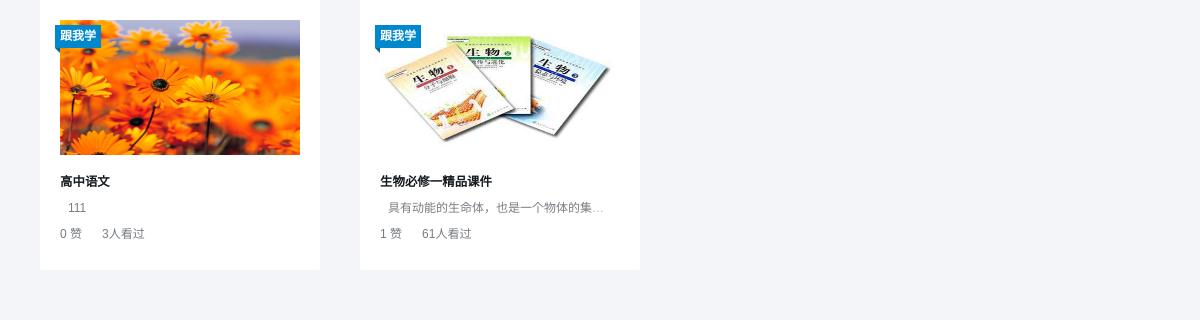
/index.php/admin/main, run on an earlier commit of the app's database.
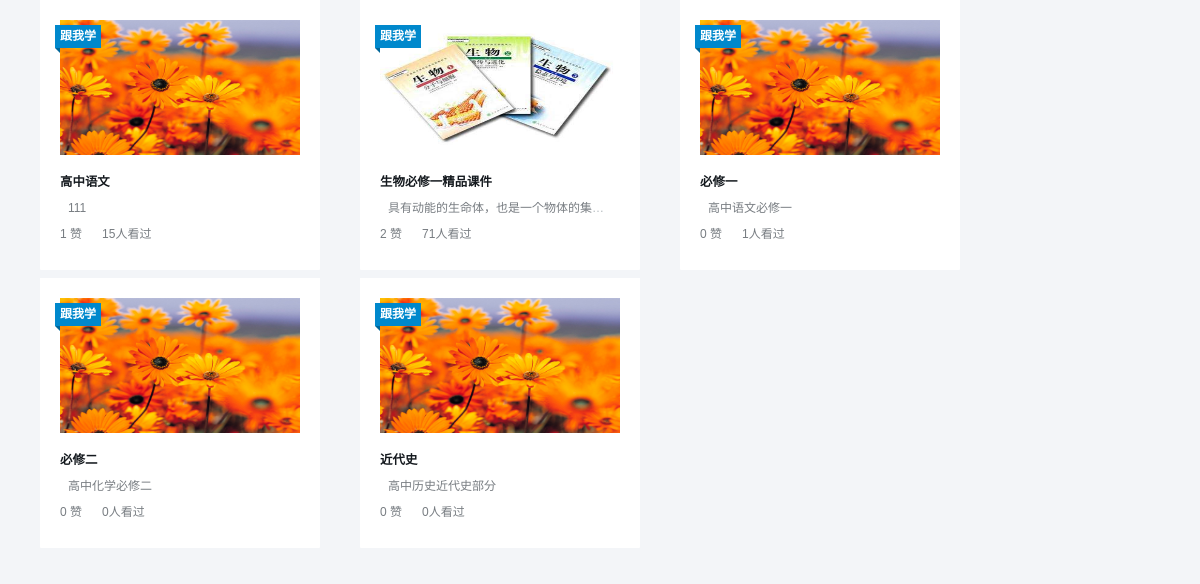
And on a later commit of the database.
### tables this page shows
CREATE TABLE `article` (
  `id` int(10) NOT NULL,
  `name` varchar(50) NOT NULL,
  `author` varchar(50) NOT NULL,
  `http` varchar(200) NOT NULL,
  `date` varchar(50) NOT NULL,
  `thumbs_up` int(50) NOT NULL DEFAULT '0',
  `collection` varchar(50) NOT NULL DEFAULT '0',
  `overview` int(50) NOT NULL DEFAULT '0',
  `category1` int(50) NOT NULL,
  `category2` int(50) NOT NULL,
  `category3` int(50) NOT NULL,
  `text` varchar(500) NOT NULL
);

### application/controllers/Admin.php (called while the page is built, shortened)
<?php
class Admin extends CI_controller {
	public function __construct(){
		$this->load->model("news_model");
		$this->load->model("upload_model");
	}
	public function main(){
		$data['get_article_list'] = $this->news_model->get_news($this->uri->segment(3),$this->uri->segment(4));
		$this->load->view("admin/head");
		$this->load->view("admin/main",$data);
		$this->load->view("admin/foot");
	}
}
?>

### index.php (called while the page is built, shortened)
<?php
require_once BASEPATH.'core/CodeIgniter.php';

### application/models/News_model.php (called while the page is built, shortened)
<?php
class News_model extends CI_Model{
public function get_news($slug1 = false,$slug2 = false){
	if($slug1 ==false&&$slug2 ==false){
		$query = $this->db->get_where("article",array("category2"=>1));
		return $query->result();
	}
	$query = $this->db->get_where("article",array("category1"=>$slug2,"category2"=>$slug1));
	return $query->result();
}
}
?>

### application/views/admin/main.php (the view, shortened to what this page needs)
<div class="container clearfix">
<div class="row">
<div class="col-md-12">
    <div class="course-zz">
        <div class="course-list">
            <div class="js-course-lists">
                <ul>
<?php foreach ($get_article_list as  $value) {  ?>
        <li class="course-one">
             <a  href="<?php echo site_url('frame/index2/'.$value->id) ?>" target="_blank">
            <div class="course-list-img">
                <img width="240" height="135" alt="<?php echo $value->name ?>" src="<?php echo $value->http ?>">
            </div>
            <h5>
                <span><?php echo $value->name ?></span>
            </h5>
            <div class="tips">
                <p class="text-ellipsis"><span><?php echo $value->text ?></span></p>
                <span class="l "><?php echo $value->thumbs_up ?> 赞</span>
                <span class="l ml20">
                    <?php echo $value->overview ?>人看过
                </span>
            </div>
            <b class="follow-label">跟我学</b>
        </a>
    </li>
<?php } ?>
                </ul>
            </div>
            </div>
</div>
</div>

### application/views/admin/head.php (shortened to what this page needs)
<!DOCTYPE html>
<html>
<head lang="en">
<link rel="stylesheet" href="css/public.css" />
<link rel="stylesheet" href="css/zz.css" />
<link rel="stylesheet" href="assets/css/main.css">

### application/views/admin/foot.php (shortened to what this page needs)
</body>
</html>

### css/public.css (style rules this page uses)
* { margin:0px; padding:0px; }
ul { list-style:none; }
a { text-decoration:none; }
img { border:none; }
.clearfix:after { visibility: hidden; display: block; clear: both; height: 0; font-size: 0; content: "."; }
.clearfix { zoom:1; }

### css/zz.css (style rules this page uses)
html, body { font: 14px/1.5 "Microsoft Yahei", "Hiragino Sans GB", Helvetica, "Helvetica Neue", "微软雅黑", Tahoma, Arial, sans-serif; }
.course-list li { background: #fff; background: #f7faf9\0/; *background: #f7faf9; border-bottom: 2px solid #f7faf9\0/; *border-bottom: 2px solid #f7faf9; border-radius: 0 0 1px 1px; float: left; margin: 0 0 8px 40px; height: 250px; width: 240px; padding: 20px 20px 0; position: relative; -moz-transition: box-shadow 0.3s; -webkit-transition: box-shadow 0.3s; -o-transition: box-shadow 0.3s; transition: box-shadow 0.3s; }
.course-list li { background: #fff; *background: #f7faf9; *border-bottom: 2px solid #f7faf9; border-radius: 0 0 1px 1px; float: left; margin: 0 0 8px 40px; height: 250px; width: 240px; padding: 20px 20px 0; position: relative; -moz-transition: box-shadow 0.3s; -webkit-transition: box-shadow 0.3s; -o-transition: box-shadow 0.3s; transition: box-shadow 0.3s; }
.course-list li .course-list-img { width: 240px; overflow: hidden; position: relative; *display: inline; *zoom: 1; }
.course-list li .course-list-img img { display: block; width: 240px; transition: 1s; -moz-transition: 1s; -webkit-transition: 1s; -o-transition: 1s; }
.course-list li h5 { margin: 18px 0 0; height: 18px; line-height: 18px; color: #14191e; text-align: left; font-weight: bold; overflow: hidden; text-overflow: ellipsis; white-space: nowrap; }
.course-list li .tips { font-size: 12px; color: #b4bbbf; }
.course-list { padding-left: 0; padding-right: 0; }
.course-list li .tips { margin: 0; padding: 0; }
.course-list .tips p { margin: 8px 0; }
.course-list .tips span { color: #787d82; }
.ml20 { margin-left: 20px; }
.course-list .follow-label { display: none; position: absolute; left: 15px; top: 25px; width: 46px; height: 23px; line-height: 23px; padding-bottom: 5px; font-size: 12px; color: #fff; text-align: center; background: url(../images/bg/follow_label.png) no-repeat 0 0; }
.l { float: left; }
.course-list .follow-label { display: block; position: absolute; left: 15px; top: 25px; width: 46px; height: 23px; line-height: 23px; padding-bottom: 5px; font-size: 12px; color: #fff; text-align: center; background: url(../images/bg/follow_label.png) no-repeat 0 0; }
.text-ellipsis { overflow: hidden; text-overflow: ellipsis; white-space: nowrap; }
.course-list .tips p { margin:8px; }

### assets/css/main.css (style rules this page uses)
html { position: relative; min-height: 100%; }
a { color: #3287B2; }

What changed in the data, as far as the page shows it:
changed article "高中语文": thumbs_up "0" → "1"; overview "3" → "15"
changed article "生物必修一精品课件": thumbs_up "1" → "2"; overview "61" → "71"
added article: http (picture), name "必修一", text "高中语文必修一", thumbs_up "0", overview "1"
added article: http (picture), name "必修二", text "高中化学必修二", thumbs_up "0", overview "0"
added article: http (picture), name "近代史", text "高中历史近代史部分", thumbs_up "0", overview "0"
